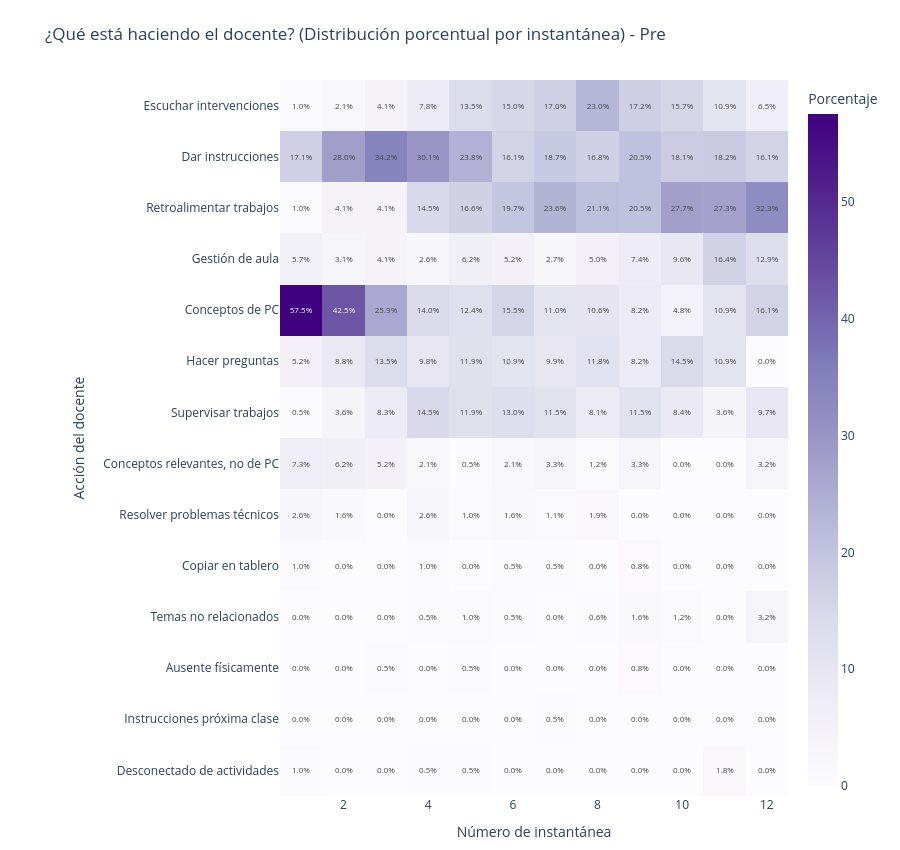
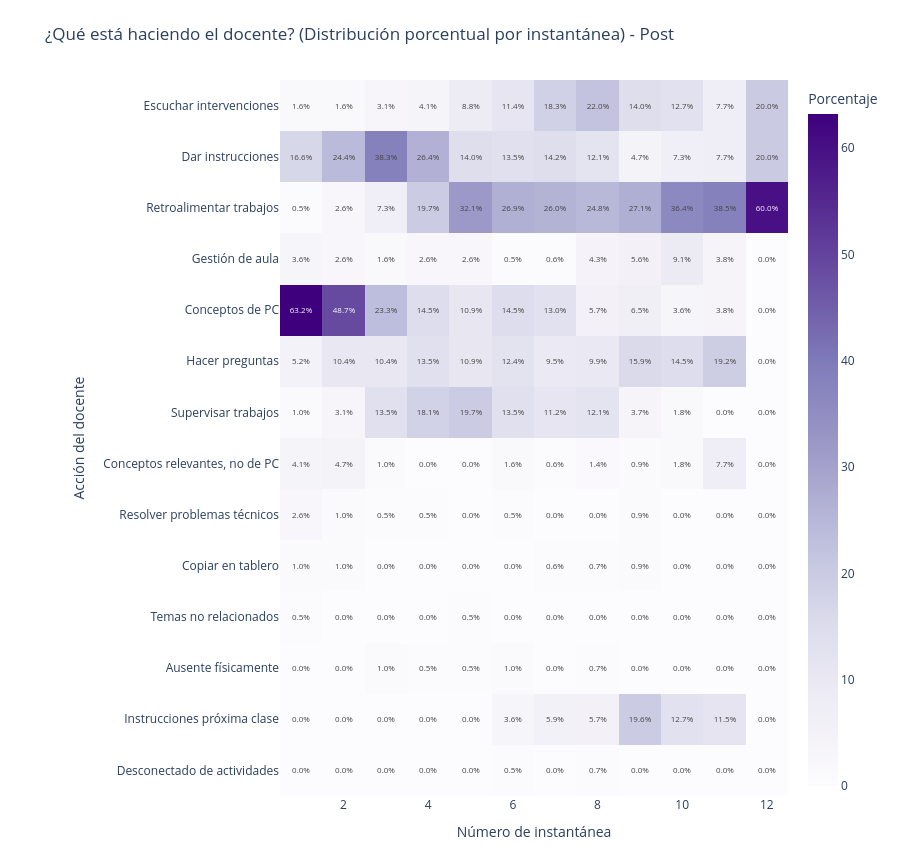

The notebook cell saved with these charts, in order:
### Code cell
import pandas as pd
import plotly.express as px

# --- Prepare data ---
df_heat = instantaneas.copy()

# Ensure numeric and clean
df_heat['Número de instantánea'] = pd.to_numeric(df_heat['Número de instantánea'], errors='coerce')
df_heat = df_heat.dropna(subset=['Número de instantánea', 'accion_docente_clean'])

# Calculate percentages per instantánea and momento
df_counts = (
    df_heat.groupby(['momento', 'Número de instantánea', 'accion_docente_clean'])
    .size()
    .reset_index(name='count')
)

df_counts['percent'] = (
    df_counts.groupby(['momento', 'Número de instantánea'])['count']
    .apply(lambda x: 100 * x / x.sum())
    .reset_index(drop=True)
)

# Keep consistent y order by overall frequency
ordered_actions = df_counts['accion_docente_clean'].value_counts().index.tolist()
df_counts['accion_docente_clean'] = pd.Categorical(df_counts['accion_docente_clean'], categories=ordered_actions, ordered=True)

# --- Create pivot tables per momento ---
pivot_pre = df_counts[df_counts['momento'] == 'Pre'].pivot(index='accion_docente_clean', columns='Número de instantánea', values='percent')
pivot_post = df_counts[df_counts['momento'] == 'Post'].pivot(index='accion_docente_clean', columns='Número de instantánea', values='percent')

# --- Define same color scale as before (replace if needed) ---
color_scale = "Purples"

pivot_pre = pivot_pre.fillna(0)
pivot_post = pivot_post.fillna(0)

for momento in ["Pre", "Post"]:
    if momento == "Pre":
        data = pivot_pre
    else:
        data = pivot_post

    # --- Create side-by-side heatmaps (facets manually) ---
    fig = px.imshow(
        data,
        labels=dict(x="Número de instantánea", y="Acción del docente", color="Porcentaje"),
        x=data.columns,
        color_continuous_scale=color_scale,
        text_auto=".1f"
    )

    fig.update_layout(
        title=f"¿Qué está haciendo el docente? (Distribución porcentual por instantánea) - {momento}",
        height=850,
        margin=dict(l=280, r=40, t=80, b=40),
        coloraxis_colorbar=dict(title="Porcentaje"),
        template="plotly_white",
    )

    fig.update_traces(
        texttemplate="%{z:0.1f}%",
        hovertemplate="Acción: %{y}<br>Momento/Inst: %{x}<br>%{z:.1f}%<extra></extra>",
        textfont=dict(size=8),
    )

    fig.update_yaxes(autorange="reversed")

    fig.show()

### Figure 1 — Plotly figure (JSON) as saved in the notebook; plotly's stock layout.template omitted (floating-point values rounded to 4 significant figures; data arrays with more than 128 entries replaced by an {"elided": "..."} marker saying what was removed)
{"data": [{"coloraxis": "coloraxis", "hovertemplate": "Acción: %{y}<br>Momento/Inst: %{x}<br>%{z:.1f}%<extra></extra>", "name": "0", "textfont": {"size": 8}, "texttemplate": "%{z:0.1f}%", "type": "heatmap", "x": [1, 2, 3, 4, 5, 6, 7, 8, 9, 10, 11, 12], "xaxis": "x", "y": ["Escuchar intervenciones", "Dar instrucciones", "Retroalimentar trabajos", "Gestión de aula", "Conceptos de PC", "Hacer preguntas", "Supervisar trabajos", "Conceptos relevantes, no de PC", "Resolver problemas técnicos", "Copiar en tablero", "Temas no relacionados", "Ausente físicamente", "Instrucciones próxima clase", "Desconectado de actividades"], "yaxis": "y", "z": {"elided": "14x12 float values"}}], "layout": {"coloraxis": {"colorbar": {"title": {"text": "Porcentaje"}}, "colorscale": [[0, "rgb(252,251,253)"], [0.125, "rgb(239,237,245)"], [0.25, "rgb(218,218,235)"], [0.375, "rgb(188,189,220)"], [0.5, "rgb(158,154,200)"], [0.625, "rgb(128,125,186)"], [0.75, "rgb(106,81,163)"], [0.875, "rgb(84,39,143)"], [1, "rgb(63,0,125)"]]}, "height": 850, "margin": {"b": 40, "l": 280, "r": 40, "t": 80}, "title": {"text": "¿Qué está haciendo el docente? (Distribución porcentual por instantánea) - Pre"}, "xaxis": {"anchor": "y", "constrain": "domain", "domain": [0, 1], "scaleanchor": "y", "title": {"text": "Número de instantánea"}}, "yaxis": {"anchor": "x", "autorange": "reversed", "constrain": "domain", "domain": [0, 1], "title": {"text": "Acción del docente"}}}}

### Figure 2 — Plotly figure (JSON) as saved in the notebook; plotly's stock layout.template omitted (floating-point values rounded to 4 significant figures; data arrays with more than 128 entries replaced by an {"elided": "..."} marker saying what was removed)
{"data": [{"coloraxis": "coloraxis", "hovertemplate": "Acción: %{y}<br>Momento/Inst: %{x}<br>%{z:.1f}%<extra></extra>", "name": "0", "textfont": {"size": 8}, "texttemplate": "%{z:0.1f}%", "type": "heatmap", "x": [1, 2, 3, 4, 5, 6, 7, 8, 9, 10, 11, 12], "xaxis": "x", "y": ["Escuchar intervenciones", "Dar instrucciones", "Retroalimentar trabajos", "Gestión de aula", "Conceptos de PC", "Hacer preguntas", "Supervisar trabajos", "Conceptos relevantes, no de PC", "Resolver problemas técnicos", "Copiar en tablero", "Temas no relacionados", "Ausente físicamente", "Instrucciones próxima clase", "Desconectado de actividades"], "yaxis": "y", "z": {"elided": "14x12 float values"}}], "layout": {"coloraxis": {"colorbar": {"title": {"text": "Porcentaje"}}, "colorscale": [[0, "rgb(252,251,253)"], [0.125, "rgb(239,237,245)"], [0.25, "rgb(218,218,235)"], [0.375, "rgb(188,189,220)"], [0.5, "rgb(158,154,200)"], [0.625, "rgb(128,125,186)"], [0.75, "rgb(106,81,163)"], [0.875, "rgb(84,39,143)"], [1, "rgb(63,0,125)"]]}, "height": 850, "margin": {"b": 40, "l": 280, "r": 40, "t": 80}, "title": {"text": "¿Qué está haciendo el docente? (Distribución porcentual por instantánea) - Post"}, "xaxis": {"anchor": "y", "constrain": "domain", "domain": [0, 1], "scaleanchor": "y", "title": {"text": "Número de instantánea"}}, "yaxis": {"anchor": "x", "autorange": "reversed", "constrain": "domain", "domain": [0, 1], "title": {"text": "Acción del docente"}}}}
